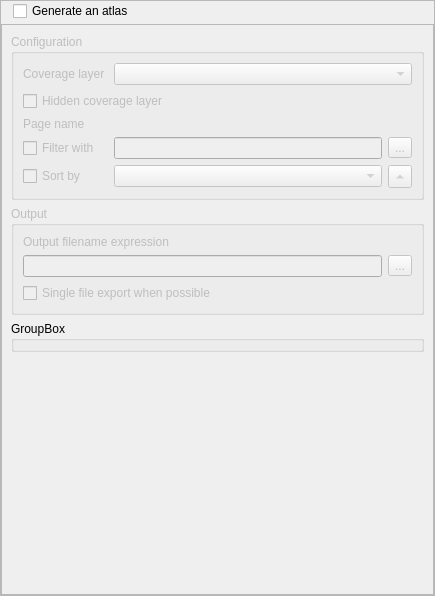
<?xml version="1.0" encoding="UTF-8"?>
<ui version="4.0">
 <class>QgsAtlasCompositionWidgetBase</class>
 <widget class="QWidget" name="QgsAtlasCompositionWidgetBase">
  <property name="geometry">
   <rect>
    <x>0</x>
    <y>0</y>
    <width>435</width>
    <height>596</height>
   </rect>
  </property>
  <property name="sizePolicy">
   <sizepolicy hsizetype="Expanding" vsizetype="Expanding">
    <horstretch>0</horstretch>
    <verstretch>0</verstretch>
   </sizepolicy>
  </property>
  <property name="windowTitle">
   <string>Atlas Generation</string>
  </property>
  <layout class="QVBoxLayout" name="verticalLayout">
   <property name="spacing">
    <number>0</number>
   </property>
   <property name="margin">
    <number>0</number>
   </property>
   <item>
    <widget class="QFrame" name="verticalFrame">
     <property name="frameShape">
      <enum>QFrame::StyledPanel</enum>
     </property>
     <layout class="QGridLayout" name="gridLayout">
      <property name="horizontalSpacing">
       <number>0</number>
      </property>
      <property name="verticalSpacing">
       <number>3</number>
      </property>
      <property name="margin">
       <number>0</number>
      </property>
      <item row="0" column="1">
       <widget class="QCheckBox" name="mUseAtlasCheckBox">
        <property name="text">
         <string>Generate an atlas</string>
        </property>
       </widget>
      </item>
      <item row="0" column="2">
       <spacer name="horizontalSpacer">
        <property name="orientation">
         <enum>Qt::Horizontal</enum>
        </property>
        <property name="sizeHint" stdset="0">
         <size>
          <width>40</width>
          <height>20</height>
         </size>
        </property>
       </spacer>
      </item>
      <item row="0" column="0">
       <spacer name="horizontalSpacer_2">
        <property name="orientation">
         <enum>Qt::Horizontal</enum>
        </property>
        <property name="sizeType">
         <enum>QSizePolicy::Fixed</enum>
        </property>
        <property name="sizeHint" stdset="0">
         <size>
          <width>12</width>
          <height>20</height>
         </size>
        </property>
       </spacer>
      </item>
      <item row="1" column="0" colspan="3">
       <widget class="QScrollArea" name="scrollArea">
        <property name="focusPolicy">
         <enum>Qt::WheelFocus</enum>
        </property>
        <property name="widgetResizable">
         <bool>true</bool>
        </property>
        <widget class="QWidget" name="scrollAreaWidgetContents">
         <property name="enabled">
          <bool>true</bool>
         </property>
         <property name="geometry">
          <rect>
           <x>0</x>
           <y>0</y>
           <width>431</width>
           <height>567</height>
          </rect>
         </property>
         <layout class="QVBoxLayout" name="mainLayout">
          <property name="bottomMargin">
           <number>0</number>
          </property>
          <item>
           <widget class="QgsCollapsibleGroupBoxBasic" name="mConfigurationGroup">
            <property name="enabled">
             <bool>false</bool>
            </property>
            <property name="focusPolicy">
             <enum>Qt::StrongFocus</enum>
            </property>
            <property name="title">
             <string>Configuration</string>
            </property>
            <property name="checkable">
             <bool>false</bool>
            </property>
            <property name="syncGroup" stdset="0">
             <string notr="true">composeritem</string>
            </property>
            <property name="collapsed" stdset="0">
             <bool>false</bool>
            </property>
            <layout class="QGridLayout" name="gridLayout_2" columnstretch="0,1,0">
             <item row="4" column="2">
              <widget class="QToolButton" name="mAtlasSortFeatureDirectionButton">
               <property name="toolTip">
                <string>Sort direction</string>
               </property>
               <property name="text">
                <string>...</string>
               </property>
               <property name="arrowType">
                <enum>Qt::UpArrow</enum>
               </property>
              </widget>
             </item>
             <item row="4" column="1">
              <widget class="QgsFieldComboBox" name="mAtlasSortFeatureKeyComboBox"/>
             </item>
             <item row="3" column="0">
              <widget class="QCheckBox" name="mAtlasFeatureFilterCheckBox">
               <property name="text">
                <string>Filter with</string>
               </property>
              </widget>
             </item>
             <item row="3" column="2">
              <widget class="QToolButton" name="mAtlasFeatureFilterButton">
               <property name="text">
                <string>...</string>
               </property>
               <property name="icon">
                <iconset resource="../../images/images.qrc">
                 <normaloff>:/images/themes/default/mIconExpression.svg</normaloff>:/images/themes/default/mIconExpression.svg</iconset>
               </property>
              </widget>
             </item>
             <item row="1" column="0" colspan="3">
              <widget class="QCheckBox" name="mAtlasHideCoverageCheckBox">
               <property name="text">
                <string>Hidden coverage layer</string>
               </property>
              </widget>
             </item>
             <item row="0" column="0">
              <widget class="QLabel" name="mHorizontalAlignementLabel">
               <property name="text">
                <string>Coverage layer </string>
               </property>
              </widget>
             </item>
             <item row="2" column="0">
              <widget class="QLabel" name="label">
               <property name="text">
                <string>Page name</string>
               </property>
              </widget>
             </item>
             <item row="3" column="1">
              <widget class="QLineEdit" name="mAtlasFeatureFilterEdit"/>
             </item>
             <item row="0" column="1" colspan="2">
              <widget class="QgsMapLayerComboBox" name="mAtlasCoverageLayerComboBox">
               <property name="sizePolicy">
                <sizepolicy hsizetype="Expanding" vsizetype="Fixed">
                 <horstretch>0</horstretch>
                 <verstretch>0</verstretch>
                </sizepolicy>
               </property>
              </widget>
             </item>
             <item row="2" column="1" colspan="2">
              <widget class="QgsFieldExpressionWidget" name="mPageNameWidget" native="true">
               <property name="sizePolicy">
                <sizepolicy hsizetype="Expanding" vsizetype="Preferred">
                 <horstretch>0</horstretch>
                 <verstretch>0</verstretch>
                </sizepolicy>
               </property>
               <property name="maximumSize">
                <size>
                 <width>16777215</width>
                 <height>16777215</height>
                </size>
               </property>
              </widget>
             </item>
             <item row="4" column="0">
              <widget class="QCheckBox" name="mAtlasSortFeatureCheckBox">
               <property name="sizePolicy">
                <sizepolicy hsizetype="Maximum" vsizetype="Fixed">
                 <horstretch>0</horstretch>
                 <verstretch>0</verstretch>
                </sizepolicy>
               </property>
               <property name="text">
                <string>Sort by</string>
               </property>
              </widget>
             </item>
            </layout>
           </widget>
          </item>
          <item>
           <widget class="QgsCollapsibleGroupBoxBasic" name="mOutputGroup">
            <property name="enabled">
             <bool>false</bool>
            </property>
            <property name="focusPolicy">
             <enum>Qt::StrongFocus</enum>
            </property>
            <property name="title">
             <string>Output</string>
            </property>
            <property name="checkable">
             <bool>false</bool>
            </property>
            <property name="syncGroup" stdset="0">
             <string notr="true">composeritem</string>
            </property>
            <property name="collapsed" stdset="0">
             <bool>false</bool>
            </property>
            <layout class="QGridLayout" name="gridLayout_3">
             <item row="0" column="0" colspan="2">
              <widget class="QLabel" name="label_4">
               <property name="text">
                <string>Output filename expression</string>
               </property>
              </widget>
             </item>
             <item row="1" column="2">
              <widget class="QToolButton" name="mAtlasFilenameExpressionButton">
               <property name="text">
                <string>...</string>
               </property>
               <property name="icon">
                <iconset resource="../../images/images.qrc">
                 <normaloff>:/images/themes/default/mIconExpression.svg</normaloff>:/images/themes/default/mIconExpression.svg</iconset>
               </property>
              </widget>
             </item>
             <item row="1" column="0" colspan="2">
              <widget class="QLineEdit" name="mAtlasFilenamePatternEdit"/>
             </item>
             <item row="2" column="0" colspan="3">
              <widget class="QCheckBox" name="mAtlasSingleFileCheckBox">
               <property name="text">
                <string>Single file export when possible</string>
               </property>
              </widget>
             </item>
            </layout>
           </widget>
          </item>
          <item>
           <widget class="QGroupBox" name="groupBox">
            <property name="title">
             <string>GroupBox</string>
            </property>
           </widget>
          </item>
          <item>
           <spacer name="verticalSpacer">
            <property name="orientation">
             <enum>Qt::Vertical</enum>
            </property>
            <property name="sizeHint" stdset="0">
             <size>
              <width>20</width>
              <height>40</height>
             </size>
            </property>
           </spacer>
          </item>
         </layout>
        </widget>
       </widget>
      </item>
     </layout>
    </widget>
   </item>
  </layout>
 </widget>
 <customwidgets>
  <customwidget>
   <class>QgsCollapsibleGroupBoxBasic</class>
   <extends>QGroupBox</extends>
   <header location="global">qgscollapsiblegroupbox.h</header>
   <container>1</container>
  </customwidget>
  <customwidget>
   <class>QgsMapLayerComboBox</class>
   <extends>QComboBox</extends>
   <header location="global">qgsmaplayercombobox.h</header>
  </customwidget>
  <customwidget>
   <class>QgsFieldComboBox</class>
   <extends>QComboBox</extends>
   <header location="global">qgsfieldcombobox.h</header>
  </customwidget>
  <customwidget>
   <class>QgsFieldExpressionWidget</class>
   <extends>QWidget</extends>
   <header>qgsfieldexpressionwidget.h</header>
  </customwidget>
 </customwidgets>
 <tabstops>
  <tabstop>mUseAtlasCheckBox</tabstop>
  <tabstop>mConfigurationGroup</tabstop>
  <tabstop>mAtlasCoverageLayerComboBox</tabstop>
  <tabstop>mAtlasHideCoverageCheckBox</tabstop>
  <tabstop>mAtlasFeatureFilterCheckBox</tabstop>
  <tabstop>mAtlasFeatureFilterEdit</tabstop>
  <tabstop>mAtlasFeatureFilterButton</tabstop>
  <tabstop>mOutputGroup</tabstop>
  <tabstop>mAtlasFilenamePatternEdit</tabstop>
  <tabstop>mAtlasFilenameExpressionButton</tabstop>
  <tabstop>mAtlasSingleFileCheckBox</tabstop>
 </tabstops>
 <resources>
  <include location="../../images/images.qrc"/>
 </resources>
 <connections/>
</ui>
